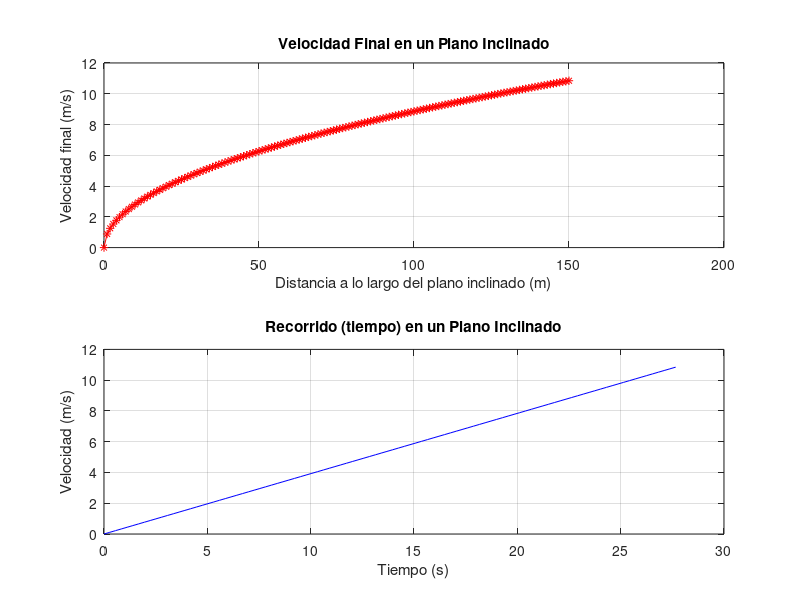

Recreate this plot in MATLAB.
clear all
clc

% Datos del problema
masa = 500; % Masa del objeto en kg
cateto_opuesto = 6; % Altura en mts
cateto_adyacente = 150; %Distancia lineal de traslado en mts

% Calcula el ángulo en grados
angulo = atand(cateto_opuesto / cateto_adyacente); % Ángulo de inclinación en grados 2.29
gravedad = 9.81; % Aceleración debido a la gravedad en m/s^2
friccion = 0; % Fuerza de fricción en Newtons

% Rango de distancias a lo largo del plano inclinado
distancias = 0:150; % Desde 0 metros hasta 150 metros en incrementos de 1 metro; se puede mas o menos incrementos 0:0.1:150 (10 cm)

% Inicializa un vector para almacenar las velocidades finales
velocidades_finales = zeros(size(distancias));

% Inicializa un vector para almacenar los tiempos de traslado
tiempos = zeros(size(distancias));

% Calcula las velocidades finales para cada distancia
for i = 1:length(distancias)
    distancia = distancias(i);
    aceleracion_inclinada = gravedad * sind(angulo);
    velocidad_final = sqrt(2 * (aceleracion_inclinada - friccion) * distancia);
    velocidades_finales(i) = velocidad_final;
    tiempos(i)=(velocidad_final/aceleracion_inclinada);
end

% Grafica la velocidad en función del tiempo
t = linspace(0, tiempos(i), 100); % Crea un vector de tiempo
velocidad = aceleracion_inclinada * t; % Calcula la velocidad en función del tiempo

% Grafica los resultados
subplot(2,1,1)
plot(distancias, velocidades_finales, 'r-*');
xlabel('Distancia a lo largo del plano inclinado (m)');
ylabel('Velocidad final (m/s)');
title('Velocidad Final en un Plano Inclinado');
grid on;

subplot(2,1,2)
plot(t, velocidad, 'b');
xlabel('Tiempo (s)');
ylabel('Velocidad (m/s)');
title('Recorrido (tiempo) en un Plano Inclinado');
grid on;